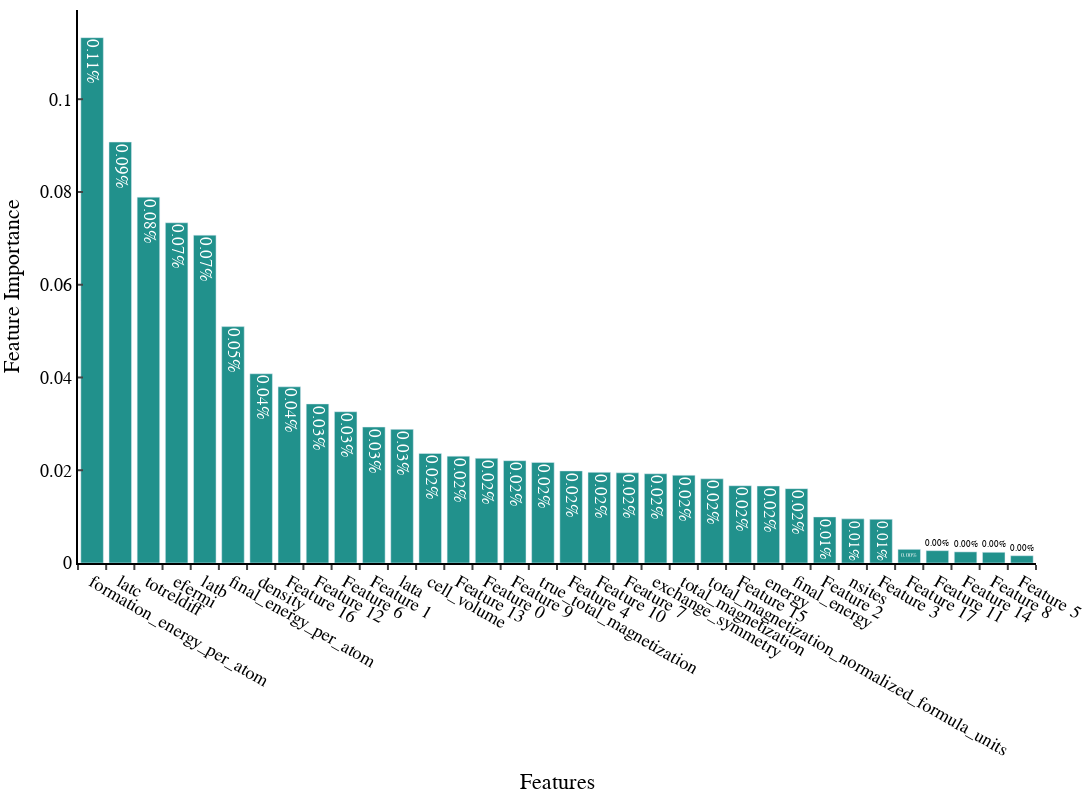

Notebook source saved alongside this figure:
### Code cell
feature_importance_array_B = np.array(regressor_df_all["feature_importance"].tolist())
importances_B = feature_importance_array_B.mean(axis=0)
plot_feature_importances(importances_B, df_features_all, width=1200, height=800)

### Figure 1 — Plotly figure (JSON) as saved in the notebook; plotly's stock layout.template omitted (floating-point values rounded to 4 significant figures)
{"data": [{"marker": {"color": "rgb(33, 145, 140)"}, "text": ["0.11%", "0.09%", "0.08%", "0.07%", "0.07%", "0.05%", "0.04%", "0.04%", "0.03%", "0.03%", "0.03%", "0.03%", "0.02%", "0.02%", "0.02%", "0.02%", "0.02%", "0.02%", "0.02%", "0.02%", "0.02%", "0.02%", "0.02%", "0.02%", "0.02%", "0.02%", "0.01%", "0.01%", "0.01%", "0.00%", "0.00%", "0.00%", "0.00%", "0.00%"], "textposition": "auto", "type": "bar", "x": ["formation_energy_per_atom", "latc", "totreldiff", "efermi", "latb", "final_energy_per_atom", "density", "Feature 16", "Feature 12", "Feature 6", "Feature 1", "lata", "cell_volume", "Feature 13", "Feature 0", "Feature 9", "true_total_magnetization", "Feature 4", "Feature 10", "Feature 7", "exchange_symmetry", "total_magnetization", "total_magnetization_normalized_formula_units", "Feature 15", "energy", "final_energy", "Feature 2", "nsites", "Feature 3", "Feature 17", "Feature 11", "Feature 14", "Feature 8", "Feature 5"], "y": [0.1133, 0.09076, 0.07888, 0.07336, 0.07069, 0.05097, 0.0408, 0.03799, 0.0343, 0.03262, 0.02931, 0.02882, 0.02363, 0.02304, 0.02257, 0.02206, 0.02169, 0.01986, 0.01954, 0.01944, 0.01924, 0.01892, 0.01815, 0.01666, 0.0166, 0.01604, 0.009932, 0.009517, 0.009425, 0.002946, 0.002661, 0.002397, 0.002311, 0.001569]}], "layout": {"barmode": "group", "font": {"color": "black", "family": "Helvetica", "size": 18}, "height": 800, "margin": {"b": 10, "l": 10, "r": 10, "t": 10}, "paper_bgcolor": "white", "plot_bgcolor": "white", "showlegend": false, "width": 1200, "xaxis": {"linecolor": "black", "linewidth": 2, "showline": true, "ticklen": 5, "ticks": "outside", "tickson": "boundaries", "tickwidth": 2, "title": {"text": "Features"}}, "yaxis": {"linecolor": "black", "linewidth": 2, "showline": true, "ticklen": 5, "ticks": "inside", "tickwidth": 2, "title": {"text": "Feature Importance"}}}}
